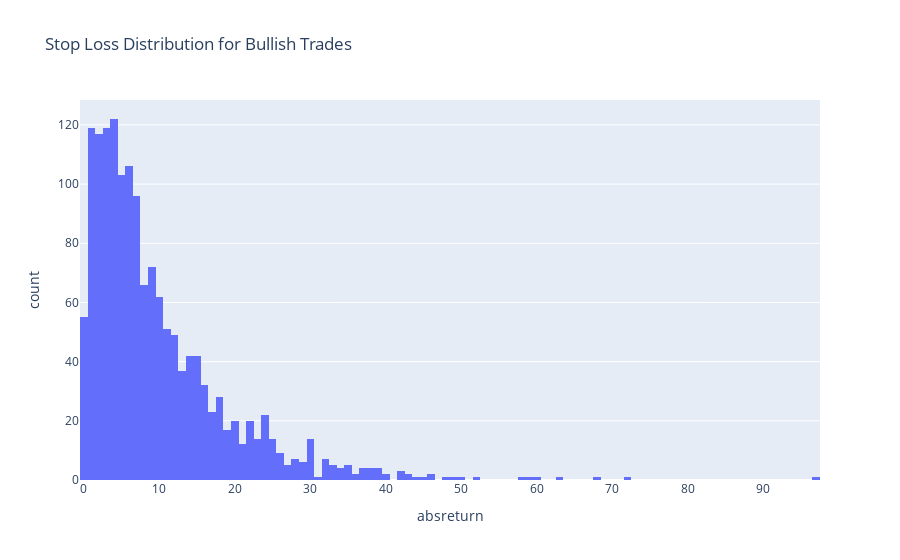

The cell this chart's notebook holds for it:
### Code cell
fig_bear = px.histogram(bull, x='absreturn', nbins=100,title="Stop Loss Distribution for Bullish Trades")
fig_bear.show()

### Figure 1 — Plotly figure (JSON) as saved in the notebook; plotly's stock layout.template omitted (floating-point values rounded to 4 significant figures; data arrays with more than 128 entries replaced by an {"elided": "..."} marker saying what was removed)
{"data": [{"alignmentgroup": "True", "bingroup": "x", "hovertemplate": "absreturn=%{x}<br>count=%{y}<extra></extra>", "legendgroup": "", "marker": {"color": "#636efa", "pattern": {"shape": ""}}, "name": "", "nbinsx": 100, "offsetgroup": "", "orientation": "v", "showlegend": false, "type": "histogram", "x": {"elided": "1559 float values"}, "xaxis": "x", "yaxis": "y"}], "layout": {"barmode": "relative", "legend": {"tracegroupgap": 0}, "title": {"text": "Stop Loss Distribution for Bullish Trades"}, "xaxis": {"anchor": "y", "domain": [0, 1], "title": {"text": "absreturn"}}, "yaxis": {"anchor": "x", "domain": [0, 1], "title": {"text": "count"}}}}
